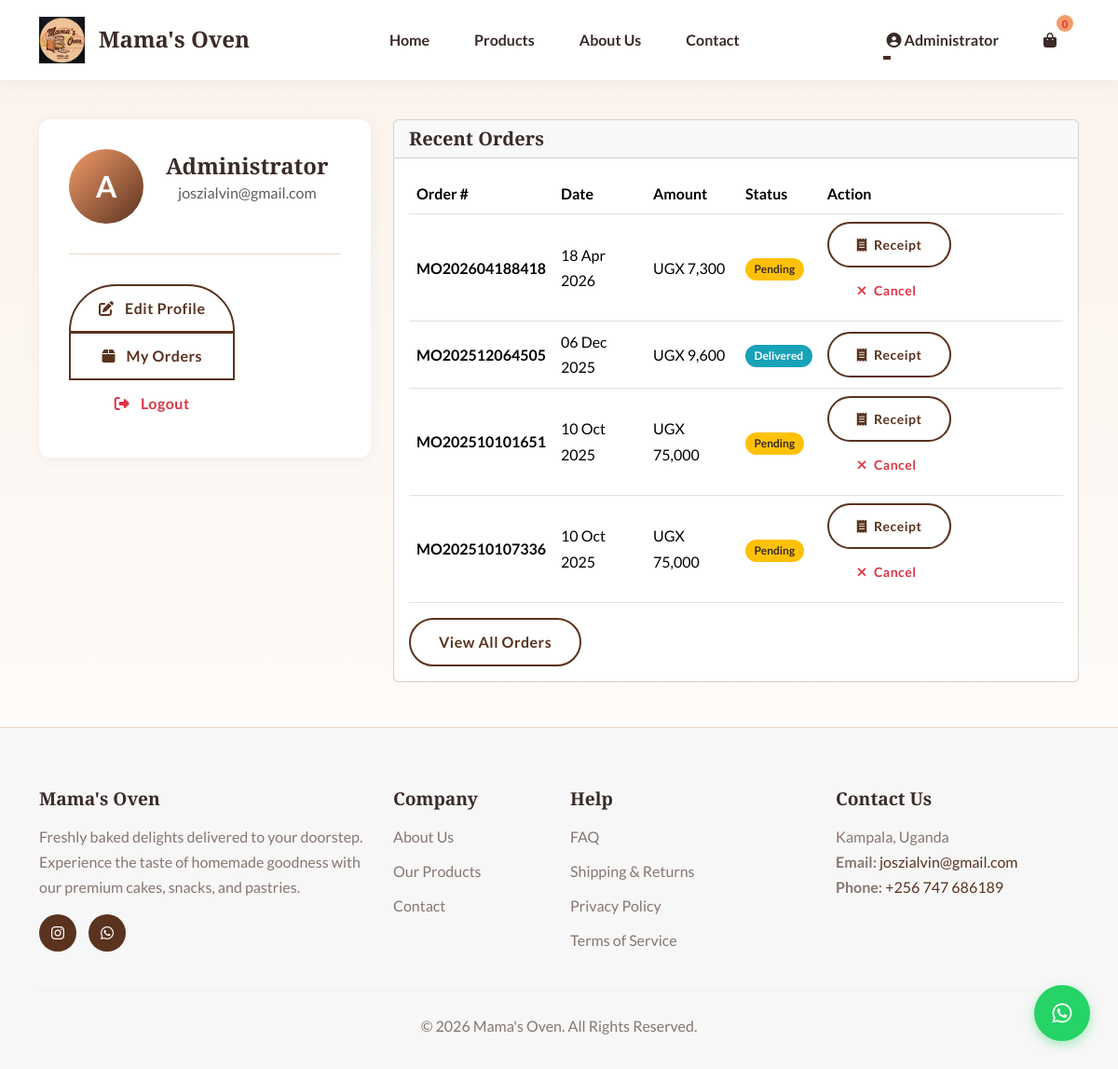
Page /customer_profile.php (signed in) on the committed database.
### tables this page shows
CREATE TABLE `users` (
  `id` int(11) NOT NULL AUTO_INCREMENT,
  `username` varchar(50) NOT NULL,
  `email` varchar(100) NOT NULL,
  `password` varchar(255) NOT NULL,
  `full_name` varchar(100) NOT NULL,
  `phone` varchar(30) NOT NULL DEFAULT '',
  `address` varchar(255) DEFAULT NULL,
  `role` enum('admin','customer') NOT NULL DEFAULT 'customer',
  `created_at` timestamp NULL DEFAULT current_timestamp(),
  `verification_code` varchar(10) DEFAULT NULL,
  `is_verified` tinyint(1) DEFAULT 0,
  PRIMARY KEY (`id`),
  UNIQUE KEY `username` (`username`),
  UNIQUE KEY `email` (`email`)
);

CREATE TABLE `orders` (
  `id` int(11) NOT NULL AUTO_INCREMENT,
  `user_id` int(11) NOT NULL,
  `order_number` varchar(32) NOT NULL,
  `total_amount` decimal(10,2) NOT NULL,
  `status` varchar(20) NOT NULL DEFAULT 'pending',
  `delivery_address` varchar(255) NOT NULL,
  `delivery_phone` varchar(30) NOT NULL,
  `special_instructions` varchar(255) DEFAULT NULL,
  `cancellation_reason` varchar(255) DEFAULT NULL,
  `cancelled_by` varchar(50) DEFAULT NULL,
  `cancelled_at` timestamp NULL DEFAULT NULL,
  `created_at` timestamp NULL DEFAULT current_timestamp(),
  `updated_at` timestamp NULL DEFAULT current_timestamp() ON UPDATE current_timestamp(),
  `paid_at` timestamp NULL DEFAULT NULL,
  `promo_code_id` int(11) DEFAULT NULL,
  `discount_amount` decimal(10,2) DEFAULT 0.00,
  `review_reminder_sent` tinyint(1) DEFAULT 0,
  PRIMARY KEY (`id`),
  UNIQUE KEY `order_number` (`order_number`),
  KEY `user_id` (`user_id`),
  KEY `idx_orders_status` (`status`),
  KEY `idx_orders_user_status` (`user_id`,`status`),
  KEY `orders_ibfk_promo_code` (`promo_code_id`),
  CONSTRAINT `orders_ibfk_1` FOREIGN KEY (`user_id`) REFERENCES `users` (`id`) ON DELETE CASCADE,
  CONSTRAINT `orders_ibfk_promo_code` FOREIGN KEY (`promo_code_id`) REFERENCES `promo_codes` (`id`) ON DELETE SET NULL
);

### customer_profile.php (the view, shortened to what this page needs)
<?php
require_once __DIR__ . '/includes/header.php';
$user_id = $_SESSION['user_id'];
try {
    $stmt = $pdo->prepare("SELECT * FROM users WHERE id = ?");
    $stmt->execute([$user_id]);
    $user = $stmt->fetch();
} catch (PDOException $e) {
    $user = [];
}
try {
    $orders_stmt = $pdo->prepare("
        SELECT id, order_number, total_amount, status, created_at
        FROM orders
        WHERE user_id = ?
        ORDER BY created_at DESC
        LIMIT 5
    ");
    $orders_stmt->execute([$user_id]);
    $recent_orders = $orders_stmt->fetchAll();
} catch (PDOException $e) {
    $recent_orders = [];
}
?>
<div class="container my-5">
    <div class="row">
        <div class="col-lg-4 mb-4">
            <div class="profile-card">
                <div class="profile-header text-center">
                    <div class="profile-avatar">
                        <?php echo strtoupper(substr($user['full_name'] ?? 'U', 0, 1)); ?>
                    </div>
                    <div>
                        <h4 class="mb-0"><?php echo htmlspecialchars($user['full_name'] ?? ''); ?></h4>
                        <p class="text-muted"><?php echo htmlspecialchars($user['email'] ?? ''); ?></p>
                    </div>
                </div>
                <div class="btn-group-vertical">
                    <a href="#profile-edit" class="btn btn-outline-primary" data-bs-toggle="collapse">
                        <i class="fas fa-edit me-2"></i> Edit Profile
                    </a>
                    <a href="orders.php" class="btn btn-outline-primary">
                        <i class="fas fa-box me-2"></i> My Orders
                    </a>
                    <a href="auth/logout.php" class="btn btn-outline-danger">
                        <i class="fas fa-sign-out-alt me-2"></i> Logout
                    </a>
                </div>
            </div>
        </div>
        <div class="col-lg-8">
            <div class="card">
                <div class="card-header">
                    <h5 class="mb-0">Recent Orders</h5>
                </div>
                <div class="card-body">
                    <?php if (empty($recent_orders)): ?>
                        <p class="text-muted">No orders yet. <a href="products.php">Start shopping</a></p>
                    <?php else: ?>
                        <div class="table-responsive">
                            <table class="table table-hover align-middle">
                                <thead>
                                    <tr>
                                        <th>Order #</th>
                                        <th>Date</th>
                                        <th>Amount</th>
                                        <th>Status</th>
                                        <th>Action</th>
                                    </tr>
                                </thead>
                                <tbody>
                                    <?php foreach ($recent_orders as $order): ?>
                                        <tr>
                                            <td><strong><?php echo htmlspecialchars($order['order_number']); ?></strong></td>
                                            <td><?php echo date('d M Y', strtotime($order['created_at'])); ?></td>
                                            <td>UGX <?php echo number_format($order['total_amount']); ?></td>
                                            <td>
                                                <span class="badge bg-<?php
                                                    echo $order['status'] === 'completed' ? 'success' :
                                                        ($order['status'] === 'pending' ? 'warning' :
                                                        ($order['status'] === 'cancelled' ? 'danger' : 'info'));
                                                ?>">
                                                    <?php echo ucfirst($order['status']); ?>
                                                </span>
                                            </td>
                                            <td>
                                                <a href="print_receipt.php?id=<?php echo $order['id']; ?>" class="btn btn-sm btn-outline-primary" target="_blank">
                                                    <i class="fas fa-receipt me-1"></i> Receipt
                                                </a>
                                                <?php if (in_array($order['status'], ['pending', 'confirmed'])): ?>
                                                    <button type="button" class="btn btn-sm btn-outline-danger" onclick="cancelOrder(<?php echo $order['id']; ?>)">
                                                        <i class="fas fa-times me-1"></i> Cancel
                                                    </button>
                                                <?php endif; ?>
                                            </td>
                                        </tr>
                                    <?php endforeach; ?>
                                </tbody>
                            </table>
                        </div>
                        <a href="orders.php" class="btn btn-outline-primary">View All Orders</a>
                    <?php endif; ?>
                </div>
            </div>
        </div>
    </div>
</div>
<?php require_once __DIR__ . '/includes/footer.php'; ?>

### assets/css/style.css (style rules this page uses)
:root { --font-heading: 'Playfair Display', serif; --font-body: 'Lato', sans-serif; --color-primary: #5A331F; --color-secondary: #F5D1B1; --color-background: #FBF2EA; --color-text: #3A2B28; --color-text-light: #867670; --color-accent: #F39C6A; --color-white: #FFFFFF; --color-border: #EAD6C4; --color-success: #5D9C59; --color-danger: #DF2E38; }
body { font-family: var(--font-body); color: var(--color-text); background-color: var(--color-background); padding-top: 80px; line-height: 1.7; }
h1, h2, h3, h4, h5, h6 { font-family: var(--font-heading); font-weight: 700; color: var(--color-text); }
a { color: var(--color-primary); text-decoration: none; transition: color 0.3s ease; }
.btn { font-weight: 700; padding: 12px 30px; border-radius: 50px; border: 2px solid transparent; transition: all 0.3s ease; letter-spacing: 0.5px; }
.btn-outline-primary { border-color: var(--color-primary); color: var(--color-primary); }
.badge.bg-info { background-color: #17a2b8 !important; }
.badge.bg-warning { background-color: #ffc107 !important; color: var(--color-text) !important; }
.profile-card { background: var(--color-white); border-radius: 12px; padding: 2rem; box-shadow: 0 2px 15px rgba(0,0,0,0.05); }
.profile-header { display: flex; align-items: center; margin-bottom: 2rem; padding-bottom: 2rem; border-bottom: 1px solid var(--color-border); }
.profile-avatar { width: 80px; height: 80px; border-radius: 50%; background: linear-gradient(135deg, #f39c6a 0%, #5a331f 100%); display: flex; align-items: center; justify-content: center; color: var(--color-white); font-size: 2rem; font-weight: 700; margin-right: 1.5rem; }
.btn-outline-primary { border-color: #5A331F; color: #5A331F; background-color: #FFF; }
.stock-badge, .badge, .status-badge { border-radius: 12px; padding: 0.5em 0.8em; font-weight: bold; }
body { background: linear-gradient(to bottom, #FBF2EA 0%, #FFFFFF 100%); min-height: 100vh; }

### rows in the picture
users: full_name "A", full_name "Administrator", email "joszialvin@gmail.com"
orders: order_number "MO202604188418", created_at "18 Apr 2026", total_amount "7,300", status "Pending"
orders: order_number "MO202512064505", created_at "06 Dec 2025", total_amount "9,600", status "Delivered"
orders: order_number "MO202510101651", created_at "10 Oct 2025", total_amount "75,000", status "Pending"
orders: order_number "MO202510107336", created_at "10 Oct 2025", total_amount "75,000", status "Pending"

### other values in the picture
SITE_NAME "Mama's Oven"
$_SESSION['full_name'] "Administrator"
ADMIN_EMAIL "joszialvin@gmail.com"
